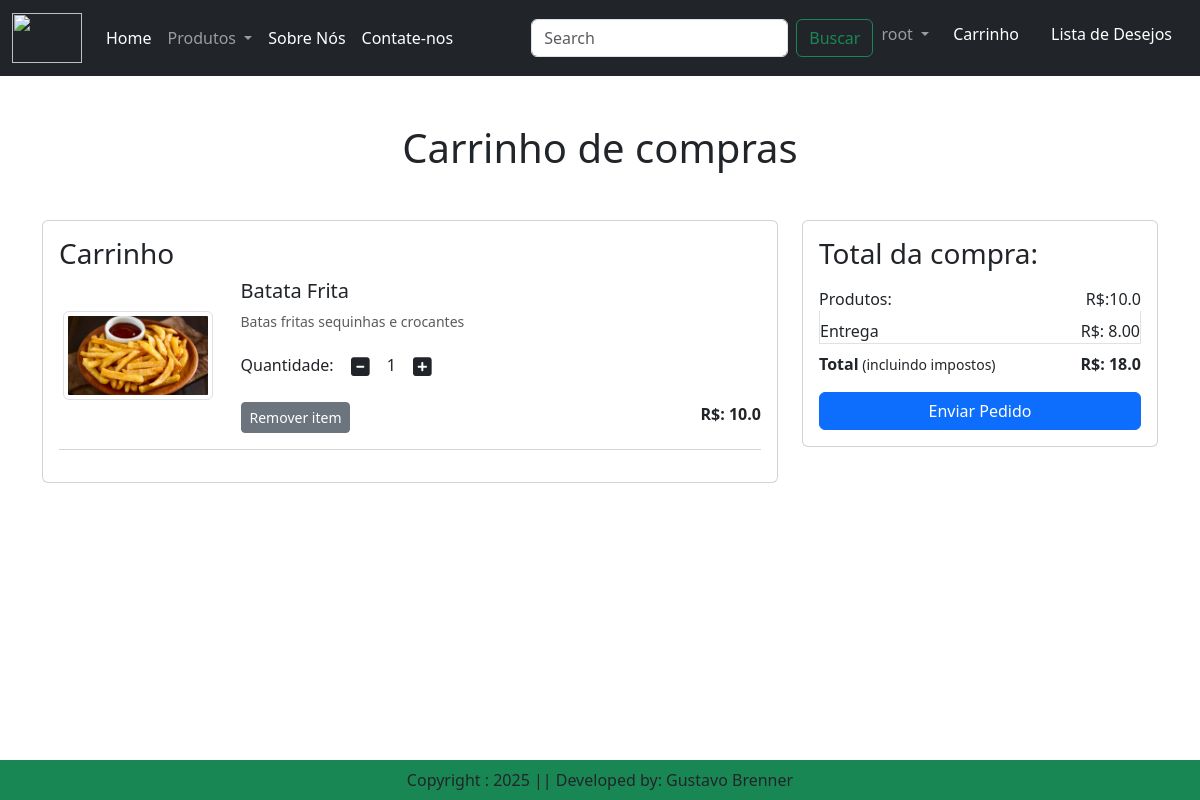
/cart/ (signed in), run on an earlier commit of the app's database.
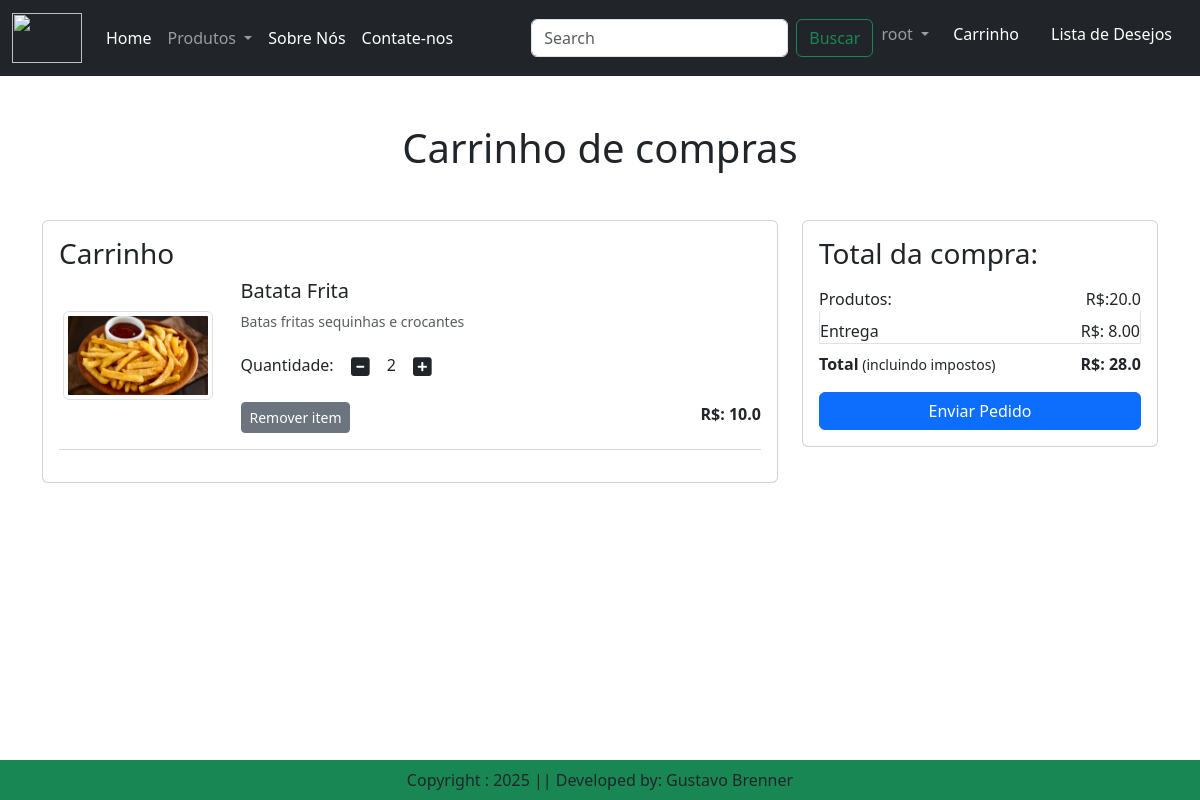
And on a later commit of the database.
### app/models.py (models this page shows, shortened)
class Cart(models.Model):
    user = models.ForeignKey(User, on_delete=models.CASCADE)
    product = models.ForeignKey(Product, on_delete=models.CASCADE)
    quantity = models.PositiveIntegerField(default=1)
    class Meta:
        unique_together = ('user', 'product')

class Product(models.Model):
    title = models.CharField(max_length=100)
    selling_price = models.FloatField()
    discounted_price = models.FloatField()
    description = models. TextField()
    composition = models.TextField(default = '')
    prodapp = models.TextField(default= '')
    category = models.CharField(choices = CATEGORY_CHOICES, max_length=2)
    product_image = models.ImageField(upload_to='product')

### app/views.py (the view)
# urls.py: path('cart/', views.show_cart, name ='showcart'),
def show_cart(request):
    user = request.user
    cart = Cart.objects.filter(user=user )
    amount = 0
    for p in cart:
        value = p.quantity * p.product.discounted_price
        amount = amount + value
    totalamount = amount + 8
    return render(request, 'app/addtocart.html', locals())

### app/templates/app/addtocart.html (shortened to what this page needs)
{%extends 'app/base.html'%}
{%load static%}
{% block main-content %}
<div class = "container my-5">
    <div class = "row">
    {% if cart %}
        <h1 class ="text-center mb-5">Carrinho de compras</h1>
        <div class = "col-sm-8">
            <div class = "card">
                <div class = "card-body">
                    <h3>Carrinho</h3>
                    {% for item in cart %}
                        <div class = "row">
                            <div class = "col-sm-3 text-center align-self-center"><img src = "{{ item.product.product_image.url }}" alt = "" srcset ="" class ="img-fluid img-thumbnail shadhow-sm" height = "150" width = "150"></div>
                            <div class = "col-sm-9">
                                <div>
                                    <h5>{{item.product.title}}</h5>
                                    <p class = "mb-2 text-muted small">{{item.product.description}}</p>
                                    <div class="my-3">
                                        <label for ="quantity">Quantidade:</label>
                                        <a class = "minus-cart btn" pid={{item.product.id}} ><i class = "fas fa-minus-square fa-lg"></i></a>
                                        <span id="quantity">{{item.quantity}} </span>
                                        <a class = "plus-cart btn" pid={{item.product.id}} ><i class = "fas fa-plus-square fa-lg"></i></a>
                                    </div>
                                    <div class = "d-flex justify-content-between">
                                        <a href="#" class = "remove-cart btn btn-sm btn-secondary mr-3 " pid = {{item.product.id}} >Remover item</a>
                                        <p class = "mb-0"><span><strong>R$: {{item.product.discounted_price}} </strong></span></p>
                                    </div>
                                </div>
                            </div>
                        </div>
                        <hr class = "text-muted">
                    {% endfor %}
                </div>
            </div>
        </div>
        <div class = "col-sm-4">
            <div class = "card">
                <div class = "card-body">
                    <h3>Total da compra: </h3>
                    <ul class = "list-group">
                        <li class = "list-group-item d-flex justify-content-between align-items-center border-0 px-0 pb-0"> Produtos: <span id="amount" > R$:{{amount}} </span></li>
                        <li class = "list-group-item d-flex justify-content-between align-items-center  px-0 pb-0">Entrega<span> R$: 8.00</span></li>
                        <li class = "list-group-item d-flex justify-content-between align-items-center border-0 px-0 pb-0 mb-3">
                            <div>
                                <strong>Total</strong><small> (incluindo impostos) </small>
                            </div>
                         <span id="totalamount" > <strong> R$: {{totalamount}} </strong></span>
                        </li>
                    </ul>
                    <div class = "d-grid"><a  href = "{%url 'checkout'%}" class = "btn btn-primary">Enviar Pedido</a></div>
                </div>
            </div>
        </div>
    {% else %}
            <h1 class = "text-center mb-5">Carrinho está vazio</h1>
    {% endif %}
    </div>
</div>
{% endblock main-content %}

What changed in the data, as far as the page shows it:
changed Cart "Batata Frita": quantity "1" → "2"
Also different on the page:
{{ amount }}: "10.0" → "20.0"
{{ totalamount }}: "18.0" → "28.0"
